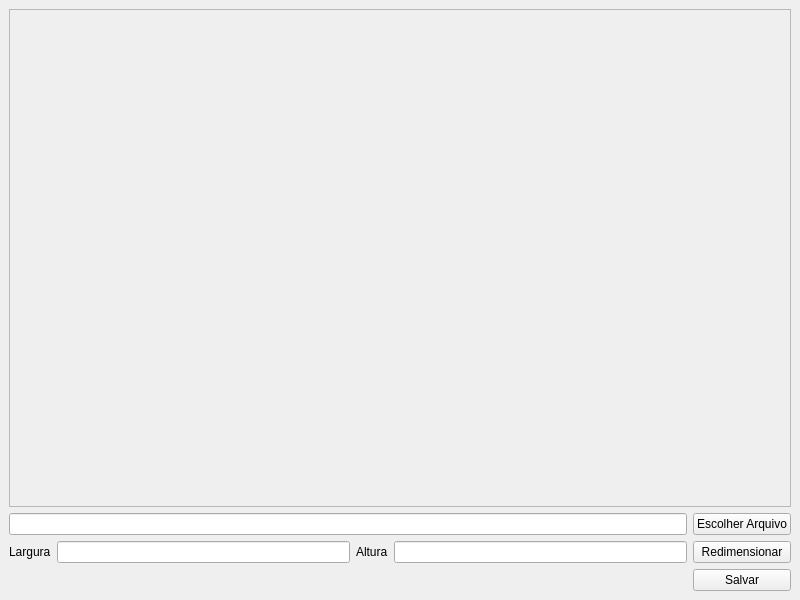
<?xml version="1.0" encoding="UTF-8"?>
<ui version="4.0">
 <class>RedimensionarImagem</class>
 <widget class="QMainWindow" name="RedimensionarImagem">
  <property name="geometry">
   <rect>
    <x>0</x>
    <y>0</y>
    <width>800</width>
    <height>600</height>
   </rect>
  </property>
  <property name="windowTitle">
   <string>MainWindow</string>
  </property>
  <widget class="QWidget" name="centralwidget">
   <layout class="QGridLayout" name="gridLayout">
    <item row="2" column="0">
     <widget class="QLabel" name="label">
      <property name="text">
       <string>Largura</string>
      </property>
     </widget>
    </item>
    <item row="2" column="3">
     <widget class="QLineEdit" name="inputAltura"/>
    </item>
    <item row="2" column="1">
     <widget class="QLineEdit" name="inputLargura"/>
    </item>
    <item row="2" column="4">
     <widget class="QPushButton" name="btnRedimensionar">
      <property name="text">
       <string>Redimensionar</string>
      </property>
     </widget>
    </item>
    <item row="2" column="2">
     <widget class="QLabel" name="label_2">
      <property name="text">
       <string>Altura</string>
      </property>
     </widget>
    </item>
    <item row="3" column="4">
     <widget class="QPushButton" name="btnSalvar">
      <property name="text">
       <string>Salvar</string>
      </property>
     </widget>
    </item>
    <item row="1" column="4">
     <widget class="QPushButton" name="btnEscolherArquivo">
      <property name="text">
       <string>Escolher Arquivo</string>
      </property>
     </widget>
    </item>
    <item row="1" column="0" colspan="4">
     <widget class="QLineEdit" name="inputAbrirArquivo"/>
    </item>
    <item row="0" column="0" colspan="5">
     <widget class="QScrollArea" name="scrollArea">
      <property name="widgetResizable">
       <bool>true</bool>
      </property>
      <widget class="QWidget" name="scrollAreaWidgetContents">
       <property name="geometry">
        <rect>
         <x>0</x>
         <y>0</y>
         <width>780</width>
         <height>493</height>
        </rect>
       </property>
       <layout class="QGridLayout" name="gridLayout_2">
        <item row="0" column="0">
         <widget class="QLabel" name="labelImg">
          <property name="text">
           <string/>
          </property>
         </widget>
        </item>
       </layout>
      </widget>
     </widget>
    </item>
   </layout>
  </widget>
 </widget>
 <resources/>
 <connections/>
</ui>
